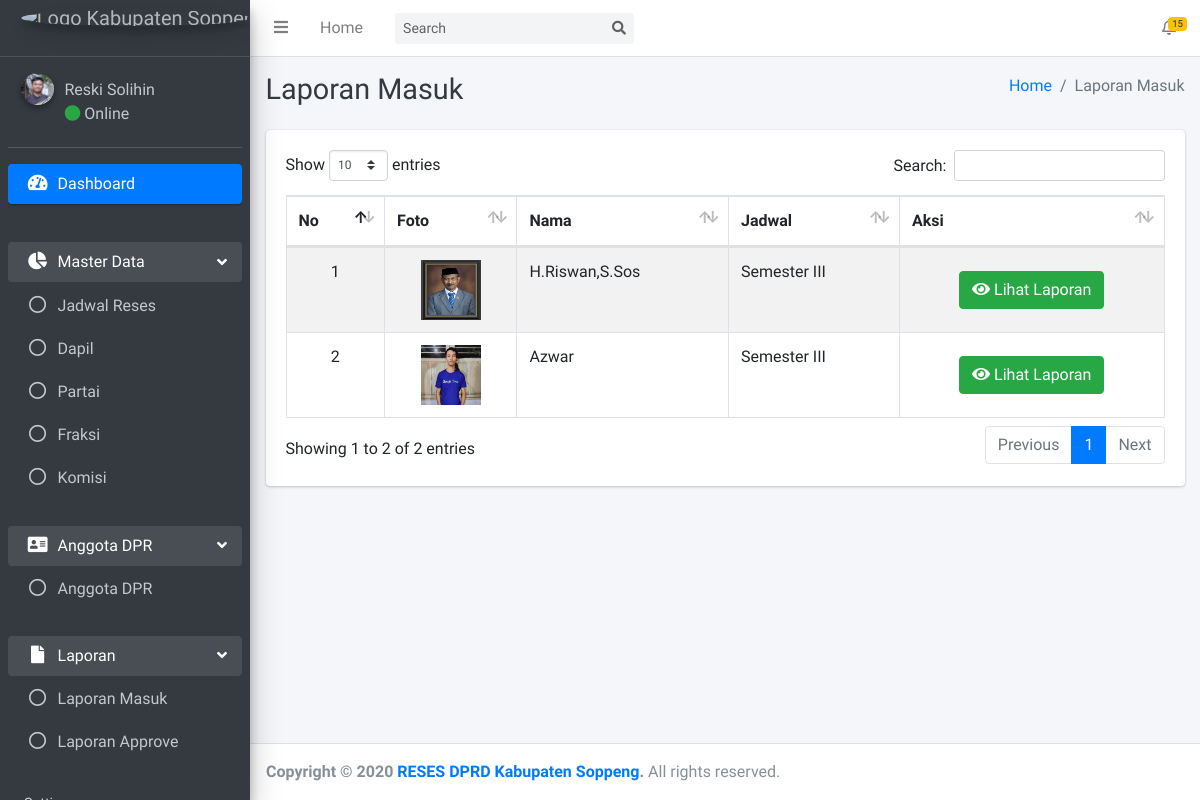
The page /admin/laporan-masuk/data.php (signed in) on the database its author committed.
### tables this page shows
CREATE TABLE `tb_anggota` (
  `id_anggota` int(11) NOT NULL,
  `nama_anggota` varchar(255) NOT NULL,
  `alamat_anggota` varchar(255) NOT NULL,
  `tempat_lahir_anggota` varchar(225) NOT NULL,
  `tanggal_lahir_anggota` varchar(255) NOT NULL,
  `agama_anggota` varchar(225) NOT NULL,
  `status_kawin` varchar(225) NOT NULL,
  `jabatan_anggota` varchar(225) NOT NULL,
  `id_partai` varchar(225) NOT NULL,
  `id_dapil` varchar(225) NOT NULL,
  `id_komisi` varchar(225) NOT NULL,
  `id_fraksi` varchar(225) NOT NULL,
  `foto_anggota` varchar(225) NOT NULL,
  `status_anggota` varchar(225) NOT NULL
);

CREATE TABLE `tb_jadwal` (
  `id_jadwal` int(11) NOT NULL,
  `nama_jadwal` varchar(255) NOT NULL,
  `mulai_jadwal` date NOT NULL,
  `akhir_jadwal` date NOT NULL,
  `status_jadwal` varchar(225) NOT NULL
);

### admin/laporan-masuk/data.php (the view)
<?php
require '../template/header/header.php';
$jadwal = mysqli_query($conn, "SELECT * FROM tb_jadwal WHERE status_jadwal='Berjalan'");
$dta_jadwal = mysqli_fetch_assoc($jadwal);
$group_anggota = mysqli_query($conn, "SELECT id_anggota FROM tb_aspirasi GROUP BY id_anggota");
?>
  <div class="content-wrapper">
    <div class="content-header">
      <div class="container-fluid">
        <div class="row mb-2">
          <div class="col-sm-6">
            <h1 class="m-0 text-dark">Laporan Masuk</h1>
          </div>
          <div class="col-sm-6">
            <ol class="breadcrumb float-sm-right">
              <li class="breadcrumb-item"><a href="/reses-dprd/admin/">Home</a></li>
              <li class="breadcrumb-item active">Laporan Masuk</li>
            </ol>
          </div>
        </div>
      </div>
    </div>
    <section class="content">
      <div class="container-fluid">
        <div class="row">
          <div class="col-12">
            <div class="card">
              <div class="card-body">
                <table id="example1" class="table table-bordered table-striped">
                  <thead>
                    <tr>
                    <th>No</th>
                    <th>Foto</th>
                    <th>Nama</th>
                    <th>Jadwal</th>
                    <th>Aksi</th>
                  </tr>
                  </thead>
                  <tbody>
                  <?php
                    $i = 1;
                    while($row_id_anggota=mysqli_fetch_assoc($group_anggota)) {
                      $get_id_anggota = $row_id_anggota['id_anggota'];
                      $get_anggota = mysqli_query($conn, "SELECT * FROM tb_anggota WHERE id_anggota='$get_id_anggota'");
                      foreach( $get_anggota as $dta){
                    ?>
                  <tr>
                    <td style="text-align: center;"><?= $i ?></td>
                    <td style="text-align:center"><img src="/reses-dprd/admin/profile-dpr/foto/<?php echo $dta['foto_anggota'] ?>" alt="" border=3 height=60 width=60></img></td>
                    <td><?= $dta['nama_anggota'] ?></td>
                    <td><?= $dta_jadwal['nama_jadwal'] ?></td>
                    <td class="text-center py-0 align-middle">
                    <a href="../aspirasi-anggota/data.php?id_anggota=<?= $dta['id_anggota'] ?>" type="button" class="btn btn-success"><i class="fa fa-eye"></i>  Lihat Laporan</a>
                    </td>
                  </tr>
                      <?php  }
                  $i = $i + 1; }
                  ?>
                  </tbody>
                </table>
              </div>
            </div>
          </div>
        </div>
      </div>
    </section>
  </div>
<?php
require '../template/footer/footer.php';
?>

### admin/template/header/header.php (shortened to what this page needs)
<?php
require('../../koneksi.php');
$get_id_session = $_SESSION['get_id'];
$query_header_akun = mysqli_query($conn, "SELECT * FROM tb_akun WHERE id = '$get_id_session'");
$get_data_akun = mysqli_fetch_assoc($query_header_akun);
$get_id_akun_admin = $get_data_akun['id_akun'];
$query_header_admin = mysqli_query($conn, "SELECT * FROM tb_admin WHERE id_admin = '$get_id_akun_admin'");
$get_data_admin = mysqli_fetch_assoc($query_header_admin);
$nama = $get_data_admin['nama_admin'];
$foto = $get_data_admin['foto_admin'];
?>
<!DOCTYPE html>
<html>
<head>
  <link rel="stylesheet" href="/reses-dprd/assets/plugins/fontawesome-free/css/all.min.css">
  <link rel="stylesheet" href="https://code.ionicframework.com/ionicons/2.0.1/css/ionicons.min.css">
  <link rel="stylesheet" href="/reses-dprd/assets/plugins/tempusdominus-bootstrap-4/css/tempusdominus-bootstrap-4.min.css">
  <link rel="stylesheet" href="/reses-dprd/assets/plugins/datatables-bs4/css/dataTables.bootstrap4.min.css">
  <link rel="stylesheet" href="/reses-dprd/assets/plugins/datatables-responsive/css/responsive.bootstrap4.min.css">
  <link href="https://cdn.jsdelivr.net/gh/gitbrent/bootstrap-switch-button@1.1.0/css/bootstrap-switch-button.min.css" rel="stylesheet">
  <link rel="stylesheet" href="/reses-dprd/assets/dist/css/adminlte.min.css">
  <link rel="stylesheet" href="/reses-dprd/assets/plugins/overlayScrollbars/css/OverlayScrollbars.min.css">
</head>
<body class="hold-transition sidebar-mini layout-fixed">
<div class="wrapper">
  <nav class="main-header navbar navbar-expand navbar-white navbar-light">
    <ul class="navbar-nav">
      <li class="nav-item">
        <a class="nav-link" data-widget="pushmenu" href="#" role="button"><i class="fas fa-bars"></i></a>
      </li>
      <li class="nav-item d-none d-sm-inline-block">
        <a href="/reses-dprd/admin/index.php" class="nav-link">Home</a>
      </li>
    </ul>
    <form class="form-inline ml-3">
      <div class="input-group input-group-sm">
        <input class="form-control form-control-navbar" type="search" placeholder="Search" aria-label="Search">
        <div class="input-group-append">
          <button class="btn btn-navbar" type="submit">
            <i class="fas fa-search"></i>
          </button>
        </div>
      </div>
    </form>
        <ul class="navbar-nav ml-auto">
      <li class="nav-item dropdown">
        <a class="nav-link" data-toggle="dropdown" href="#">
          <span class="badge badge-warning navbar-badge">15</span>
        </a>
      </li>
    </ul>
  </nav>
  <aside class="main-sidebar sidebar-dark-primary elevation-4">
    <a href="/reses-dprd/admin/index.php" class="brand-link">
      <img src="/reses-dprd/assets/dist/img/soppeng.png" alt="Logo Kabupaten Soppeng" class="brand-image img-circle elevation-3"
           style="opacity: .8">
    </a>
    <div class="sidebar">
      <div class="user-panel mt-3 pb-3 mb-3 d-flex">
        <div class="image">
          <img src="/reses-dprd/admin/user/foto/<?= $foto ?>" class="img-circle elevation-2" alt="User Image">
        </div>
        <div class="info">
          <a href="../user/edit.php?id_admin=<?= $get_id_akun_admin ?>" class="d-block"><?= $nama ?></a>
          <a href="../user/edit.php?id_admin=<?= $get_id_akun_admin ?>"><i class="fa fa-circle text-success"></i> Online</a>
        </div>
      </div>
      <nav class="mt-2">
        <ul class="nav nav-pills nav-sidebar flex-column" data-widget="treeview" role="menu" data-accordion="false">
          <li class="nav-item has-treeview menu-open">
            <a href="/reses-dprd/admin/" class="nav-link active">
              <i class="nav-icon fas fa-tachometer-alt"></i>
              <p>
                Dashboard
              </p>
            </a>
          </li>
          <li class="nav-header"></li>
          <li class="nav-item has-treeview menu-open">
            <a href="#" class="nav-link">
              <i class="nav-icon fas fa-chart-pie"></i>
              <p>
                Master Data
                <i class="right fas fa-angle-left"></i>
              </p>
            </a>
            <ul class="nav nav-treeview">
              <li class="nav-item">
                <a href="/reses-dprd/admin/jadwal-reses/data.php" class="nav-link">
                  <i class="far fa-circle nav-icon"></i>
                  <p>Jadwal Reses</p>
                </a>
              </li>
              <li class="nav-item">
                <a href="/reses-dprd/admin/dapil/data.php" class="nav-link">
                  <i class="far fa-circle nav-icon"></i>
                  <p>Dapil</p>
                </a>
              </li>
              <li class="nav-item">
                <a href="/reses-dprd/admin/partai/data.php" class="nav-link">
                  <i class="far fa-circle nav-icon"></i>
                  <p>Partai</p>
                </a>
              </li>
              <li class="nav-item">
                <a href="/reses-dprd/admin/fraksi/data.php" class="nav-link">
                  <i class="far fa-circle nav-icon"></i>
                  <p>Fraksi</p>
                </a>
              </li>
              <li class="nav-item">
                <a href="/reses-dprd/admin/komisi/data.php" class="nav-link">
                  <i class="far fa-circle nav-icon"></i>
                  <p>Komisi</p>
                </a>
              </li>
              <br>
            </ul>
          </li>
          <li class="nav-item has-treeview menu-open">
            <a href="#" class="nav-link">
              <i class="nav-icon fa fa-address-card"></i>
              <p>
              Anggota DPR
                <i class="right fas fa-angle-left"></i>
              </p>
            </a>
            <ul class="nav nav-treeview">
              <li class="nav-item">
                <a href="/reses-dprd/admin/profile-dpr/data.php" class="nav-link">
                  <i class="far fa-circle nav-icon"></i>
                  <p>Anggota DPR</p>
                </a>
              </li><br>
            </ul>
          </li>
          <li class="nav-item has-treeview menu-open">
            <a href="#" class="nav-link">
              <i class="nav-icon fas fa-file"></i>
              <p>
              Laporan
                <i class="right fas fa-angle-left"></i>
              </p>
            </a>
            <ul class="nav nav-treeview">
              <li class="nav-item">
                <a href="/reses-dprd/admin/laporan-masuk/data.php" class="nav-link">
                  <i class="far fa-circle nav-icon"></i>
                  <p>Laporan Masuk</p>
                </a>
              </li>
              <li class="nav-item">
                <a href="/reses-dprd/admin/laporan-approve/data.php" class="nav-link">
                  <i class="far fa-circle nav-icon"></i>
                  <p>Laporan Approve</p>
                </a>
              </li>
            </ul>
          </li>
          <li class="nav-header">Setting</li>
        </ul>
      </nav>
    </div>
  </aside>

### rows shown on the page
tb_anggota: foto_anggota (picture), nama_anggota "H.Riswan,S.Sos"
tb_jadwal: nama_jadwal "Semester III"
tb_anggota: foto_anggota (picture), nama_anggota "Azwar"

### other values the page prints
$nama "Reski Solihin"
